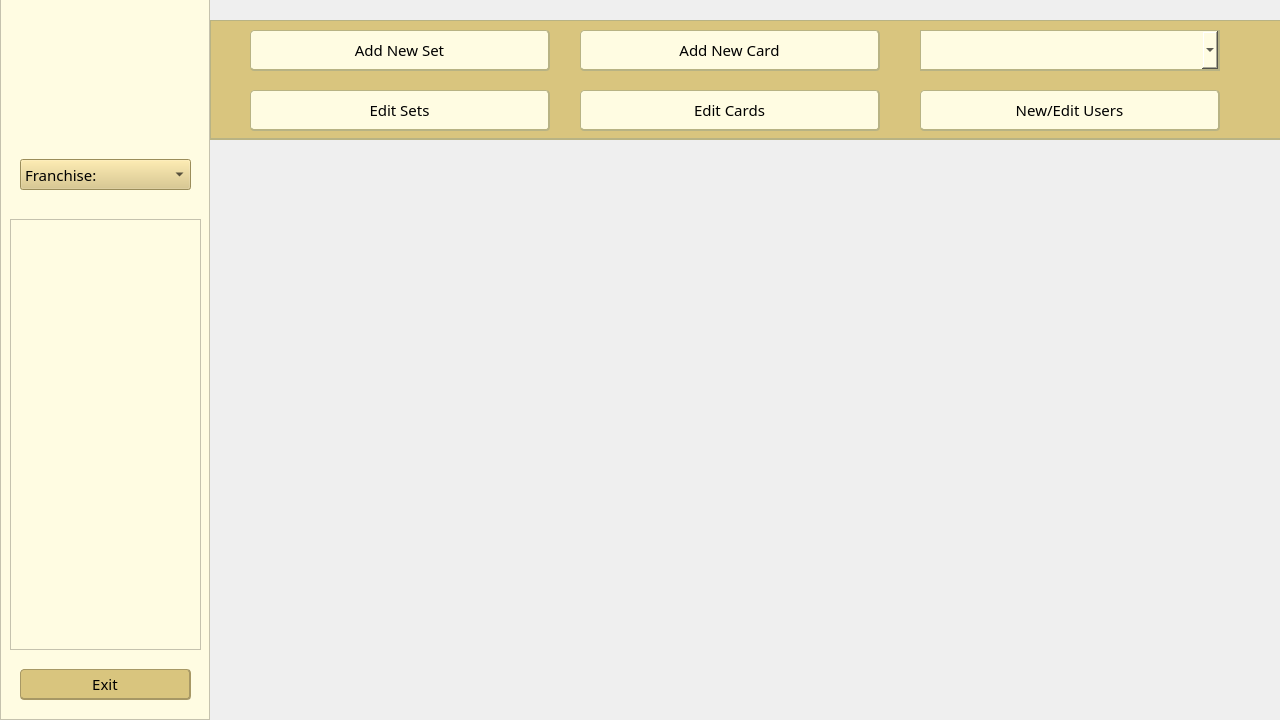
<?xml version="1.0" encoding="UTF-8"?>
<ui version="4.0">
 <class>adminusers</class>
 <widget class="QWidget" name="adminusers">
  <property name="geometry">
   <rect>
    <x>0</x>
    <y>0</y>
    <width>1280</width>
    <height>720</height>
   </rect>
  </property>
  <property name="windowTitle">
   <string>Form</string>
  </property>
  <widget class="QFrame" name="frame">
   <property name="geometry">
    <rect>
     <x>0</x>
     <y>-1</y>
     <width>210</width>
     <height>721</height>
    </rect>
   </property>
   <property name="styleSheet">
    <string notr="true">background-color: #FFFCE2;</string>
   </property>
   <property name="frameShape">
    <enum>QFrame::StyledPanel</enum>
   </property>
   <property name="frameShadow">
    <enum>QFrame::Raised</enum>
   </property>
   <widget class="QLabel" name="label">
    <property name="geometry">
     <rect>
      <x>50</x>
      <y>20</y>
      <width>111</width>
      <height>101</height>
     </rect>
    </property>
    <property name="text">
     <string>&lt;html&gt;&lt;head/&gt;&lt;body&gt;&lt;p&gt;&lt;img src=&quot;:/img/SmallCardVaultLogo.png&quot;/&gt;&lt;/p&gt;&lt;/body&gt;&lt;/html&gt;</string>
    </property>
   </widget>
   <widget class="QComboBox" name="setsCombo">
    <property name="geometry">
     <rect>
      <x>20</x>
      <y>160</y>
      <width>171</width>
      <height>31</height>
     </rect>
    </property>
    <property name="font">
     <font>
      <family>Bahnschrift Light</family>
      <pointsize>11</pointsize>
     </font>
    </property>
    <property name="styleSheet">
     <string notr="true">background-color: rgb(217, 197, 126);</string>
    </property>
    <item>
     <property name="text">
      <string>Franchise:</string>
     </property>
    </item>
   </widget>
   <widget class="QPushButton" name="exitButton">
    <property name="geometry">
     <rect>
      <x>20</x>
      <y>670</y>
      <width>171</width>
      <height>31</height>
     </rect>
    </property>
    <property name="font">
     <font>
      <family>Bahnschrift</family>
      <pointsize>11</pointsize>
     </font>
    </property>
    <property name="styleSheet">
     <string notr="true">background-color: rgb(217, 197, 126);
border: 1px solid #A79865;
border-bottom: 2px solid #A79865;
border-right: 2px solid #A79865;
border-radius: 4px;</string>
    </property>
    <property name="text">
     <string>Exit</string>
    </property>
   </widget>
   <widget class="QListWidget" name="setsList">
    <property name="geometry">
     <rect>
      <x>10</x>
      <y>220</y>
      <width>191</width>
      <height>431</height>
     </rect>
    </property>
   </widget>
  </widget>
  <widget class="QFrame" name="frame_2">
   <property name="geometry">
    <rect>
     <x>210</x>
     <y>20</y>
     <width>1081</width>
     <height>120</height>
    </rect>
   </property>
   <property name="styleSheet">
    <string notr="true">background-color: #d9c57e;
border: 1px solid #b8b384;
border-bottom: 2px solid #b8b384;
border-right: 2px solid #b8b384;
</string>
   </property>
   <property name="frameShape">
    <enum>QFrame::StyledPanel</enum>
   </property>
   <property name="frameShadow">
    <enum>QFrame::Raised</enum>
   </property>
   <widget class="QComboBox" name="filterCombo">
    <property name="geometry">
     <rect>
      <x>710</x>
      <y>10</y>
      <width>300</width>
      <height>41</height>
     </rect>
    </property>
    <property name="font">
     <font>
      <family>Bahnschrift</family>
      <pointsize>11</pointsize>
     </font>
    </property>
    <property name="autoFillBackground">
     <bool>false</bool>
    </property>
    <property name="styleSheet">
     <string notr="true">background-color: rgb(255, 252, 226);
border-color: rgb(184, 179, 132);</string>
    </property>
    <property name="editable">
     <bool>false</bool>
    </property>
    <property name="currentText">
     <string notr="true"/>
    </property>
    <property name="currentIndex">
     <number>-1</number>
    </property>
    <property name="placeholderText">
     <string>Sort/Filter</string>
    </property>
    <item>
     <property name="text">
      <string>All</string>
     </property>
    </item>
    <item>
     <property name="text">
      <string>Collected</string>
     </property>
    </item>
    <item>
     <property name="text">
      <string>Not Collected</string>
     </property>
    </item>
    <item>
     <property name="text">
      <string>Common</string>
     </property>
    </item>
    <item>
     <property name="text">
      <string>Uncommon</string>
     </property>
    </item>
    <item>
     <property name="text">
      <string>Rare</string>
     </property>
    </item>
    <item>
     <property name="text">
      <string>Holo+</string>
     </property>
    </item>
   </widget>
   <widget class="QPushButton" name="userNewSet">
    <property name="geometry">
     <rect>
      <x>40</x>
      <y>10</y>
      <width>300</width>
      <height>41</height>
     </rect>
    </property>
    <property name="font">
     <font>
      <family>Bahnschrift</family>
      <pointsize>11</pointsize>
     </font>
    </property>
    <property name="styleSheet">
     <string notr="true">background-color: rgb(255, 252, 226);
border-radius: 4px;

</string>
    </property>
    <property name="text">
     <string>Add New Set</string>
    </property>
   </widget>
   <widget class="QPushButton" name="userNewCard">
    <property name="geometry">
     <rect>
      <x>370</x>
      <y>10</y>
      <width>300</width>
      <height>41</height>
     </rect>
    </property>
    <property name="font">
     <font>
      <family>Bahnschrift</family>
      <pointsize>11</pointsize>
     </font>
    </property>
    <property name="styleSheet">
     <string notr="true">background-color: rgb(255, 252, 226);
border-color: rgb(184, 179, 132);
border-radius: 4px</string>
    </property>
    <property name="text">
     <string>Add New Card</string>
    </property>
   </widget>
   <widget class="QPushButton" name="adminEditSet">
    <property name="geometry">
     <rect>
      <x>40</x>
      <y>70</y>
      <width>300</width>
      <height>41</height>
     </rect>
    </property>
    <property name="font">
     <font>
      <family>Bahnschrift</family>
      <pointsize>11</pointsize>
     </font>
    </property>
    <property name="styleSheet">
     <string notr="true">background-color: rgb(255, 252, 226);
border-radius: 4px;

</string>
    </property>
    <property name="text">
     <string>Edit Sets</string>
    </property>
   </widget>
   <widget class="QPushButton" name="adminEditCards">
    <property name="geometry">
     <rect>
      <x>370</x>
      <y>70</y>
      <width>300</width>
      <height>41</height>
     </rect>
    </property>
    <property name="font">
     <font>
      <family>Bahnschrift</family>
      <pointsize>11</pointsize>
     </font>
    </property>
    <property name="styleSheet">
     <string notr="true">background-color: rgb(255, 252, 226);
border-color: rgb(184, 179, 132);
border-radius: 4px</string>
    </property>
    <property name="text">
     <string>Edit Cards</string>
    </property>
   </widget>
   <widget class="QPushButton" name="userNewCard_3">
    <property name="geometry">
     <rect>
      <x>710</x>
      <y>70</y>
      <width>300</width>
      <height>41</height>
     </rect>
    </property>
    <property name="font">
     <font>
      <family>Bahnschrift</family>
      <pointsize>11</pointsize>
     </font>
    </property>
    <property name="styleSheet">
     <string notr="true">background-color: rgb(255, 252, 226);
border-color: rgb(184, 179, 132);
border-radius: 4px</string>
    </property>
    <property name="text">
     <string>New/Edit Users</string>
    </property>
   </widget>
  </widget>
 </widget>
 <resources/>
 <connections/>
</ui>
